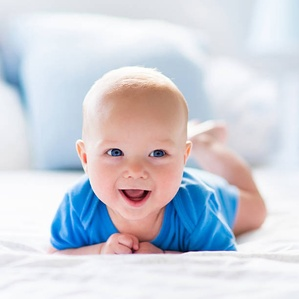
#> input picture data/testbaby.jpg, 299 x 299 px, shrunk from 612 x 612 before the run
$ jupyter execute --allow-errors FaceDetection.ipynb
#> lines starting #> are read from the running program, lines starting #| are printed output that depends on the picture; after the words box and inside, x2 and y2 are one past the last pixel; in counts of white or black regions, pixels touching at a corner belong together
[cell 1]
import opencv;
import matplotlib.pyplot as plt

[cell 2]
import opencv;

[cell 3]
import cv2

[cell 4]
import cv2;

[cell 5]
import matplotlib.pyplot as plt;
import time;

[cell 6]
import cv2

[cell 7]
import cv

[cell 8]
import cv2

#> (a cell that did not finish here is left out)

[cell 10]
def convertToRGB(img):
    return cv2.cvtColor(img, cv2.COLOR_BGR2RGB);
test1 = cv2.imread('data/testbaby.jpg');
#> test1 is the input picture: shape (299, 299, 3); mean B, G, R 218.7, 209.7, 207.2
gray_img = cv2.cvtColor(test1,cv2.COLOR_BGR2GRAY);
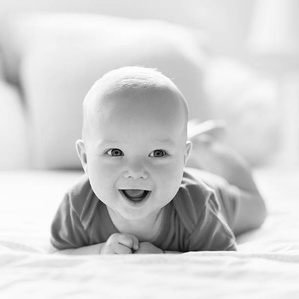
#> gray_img: shape (299, 299); min 2, max 255, mean 210
plt.imshow(gray_img, cmap='gray');

[cell 11]
haar_face_cascade = cv2.CascadeClassifier('data/haarcascade_frontalface_alt.xml');
faces = haar_face_cascade.detectMultiScale(gray_img, scaleFactor=1.1, minNeighbors=5);
#> faces = [[85, 116, 101, 101]]
print("NO OF FACES",faces);
#| NO OF FACES [[ 85 116 101 101]]
for (x, y, w, h) in faces:
         cv2.rectangle(test1, (x, y), (x+w, y+h), (0, 255, 0), 2);
#> this loop made 1 pass
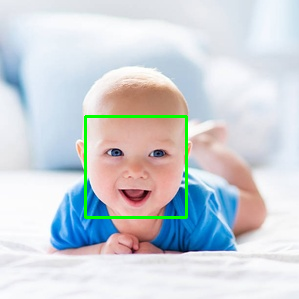
#> test1: shape (299, 299, 3); 1.35% of pixels changed, all inside (x1, y1, x2, y2) = (84, 115, 188, 219)


plt.imshow(convertToRGB(test1));

[cell 12]
img=cv2.imread('data/test4.jpg');
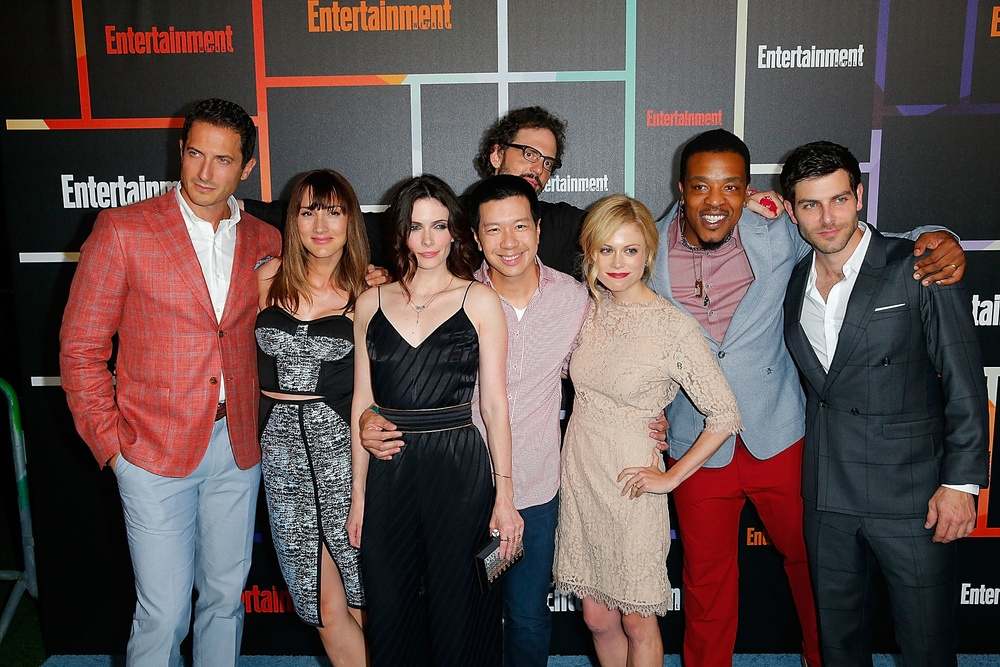
#> input picture data/test4.jpg, 1000 x 667 px, shrunk from 2048 x 1365 before the run
#> img is the input picture: shape (667, 1000, 3); mean B, G, R 77, 78.7, 95.4

#for Haar_CAscade classifier
haar_classifier=cv2.CascadeClassifier('data/haarcascade_frontalface_alt.xml');

#for LBP classifier
lbp_classifier=cv2.CascadeClassifier('data/lbpcascade_frontalface.xml');


def convertToRGB(img):
    return cv2.cvtColor(img,cv2.COLOR_BGR2RGB);

def faceDetect(img,classifier,scaleFactor):
#> called with scaleFactor = 1.2
    img_copy=img.copy();
    gray_img_copy=cv2.cvtColor(img_copy,cv2.COLOR_BGR2GRAY);
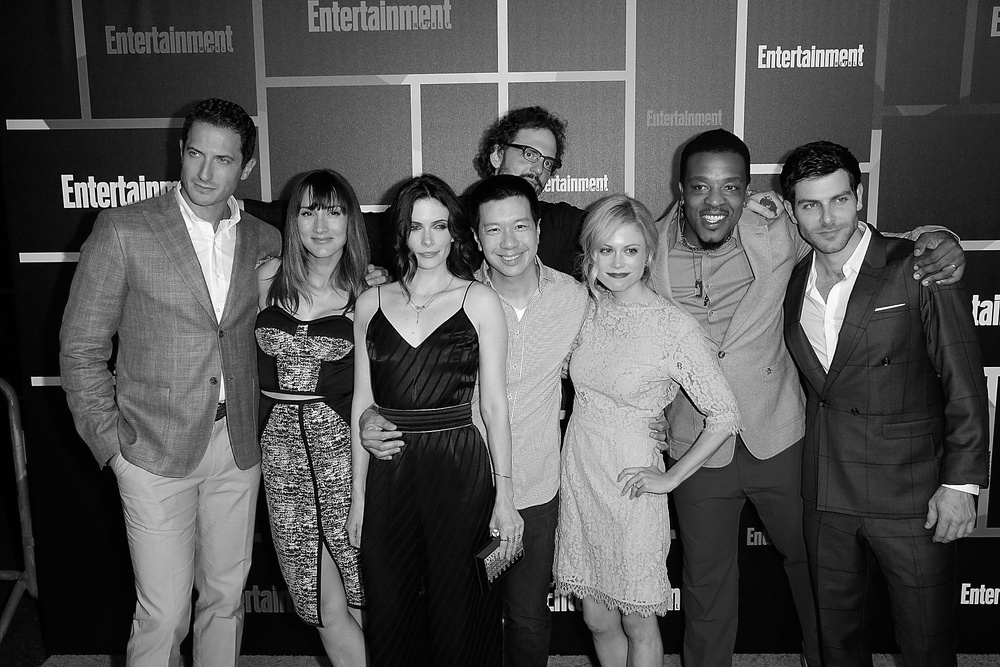
#> gray_img_copy: shape (667, 1000); min 0, max 255, mean 83.5
    faces=classifier.detectMultiScale(gray_img_copy,scaleFactor,minNeighbors=5);
#> faces = [[399, 205, 58, 58], [589, 228, 59, 59], [173, 130, 71, 71], [679, 160, 70, 70], [473, 201, 69, 69], [790, 175, 73, 73], [289, 189, 65, 65]]
    print("FO of faces found : ",len(faces));
#| FO of faces found :  7
    for (x, y, w, h) in faces:
      cv2.rectangle(img_copy, (x,y), (x+w, y+h), (255, 0, 0), 2);
#> this loop made 7 passes
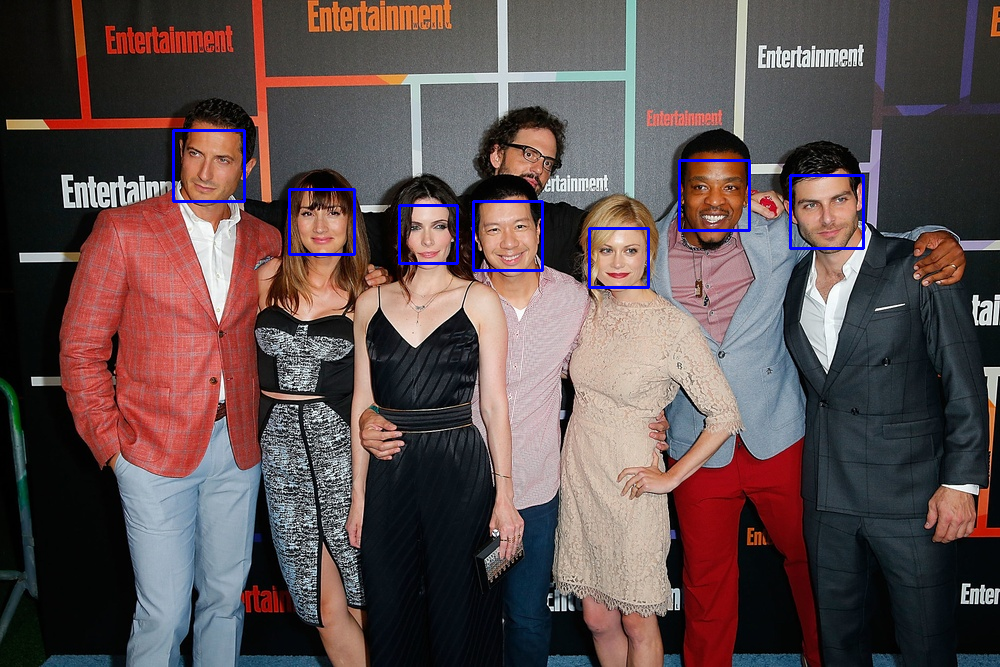
#> img_copy: shape (667, 1000, 3); 0.83% of pixels changed, all inside (x1, y1, x2, y2) = (172, 129, 865, 289)

    return img_copy;


t1=time.time();
haar_afterDetection = faceDetect(img,haar_classifier,1.2);
t2=time.time();
dt1=t2-t1;

print("Time for HAAR :",dt1);

#plt.imshow(convertToRGB(haar_afterDetection));

#time.sleep(5);

t1=time.time();
lbp_afterDetection = faceDetect(img,lbp_classifier,1.1);
#> call 2 of faceDetect, with scaleFactor = 1.1
#> in faceDetect (call 2), `faces=classifier.detectMultiScale(gray_img_copy,scaleFactor,minNeighbo..`: faces = [[398, 204, 60, 60], [586, 226, 66, 66], [174, 131, 69, 69], [679, 159, 72, 72], [287, 186, 69, 69], [473, 201, 71, 71], [788, 174, 75, 75]]
#| FO of faces found :  7
#> the loop in faceDetect (call 2), `for (x, y, w, h) in faces:` made 7 passes
#> after the loop in faceDetect (call 2), `for (x, y, w, h) in faces:`:
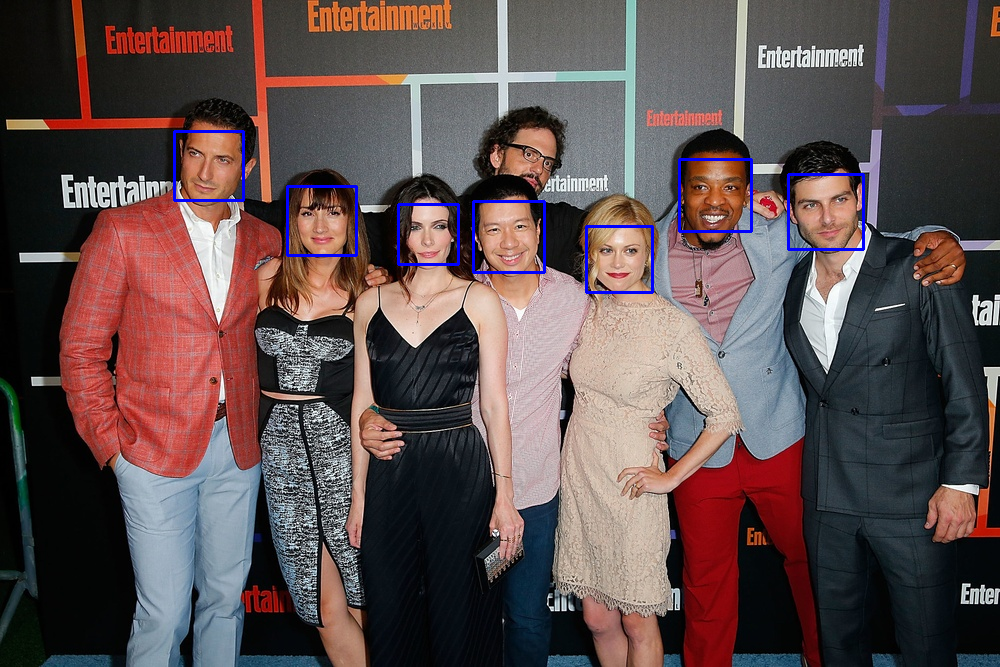
#> img_copy: shape (667, 1000, 3); 0.86% of pixels changed, all inside (x1, y1, x2, y2) = (173, 130, 865, 294)
t2=time.time();
dt2=t2-t1;

print("Time for lbp :",dt2);

f, (ax1, ax2) = plt.subplots(1, 2, figsize=(10, 5))

 #show Haar image
ax1.set_title('Haar Detection time: ' + str(round(dt1, 3)) + ' secs')
ax1.imshow(convertToRGB(haar_afterDetection))

#show LBP image
ax2.set_title('LBP Detection time: ' + str(round(dt2, 3)) + ' secs')
ax2.imshow(convertToRGB(lbp_afterDetection))
